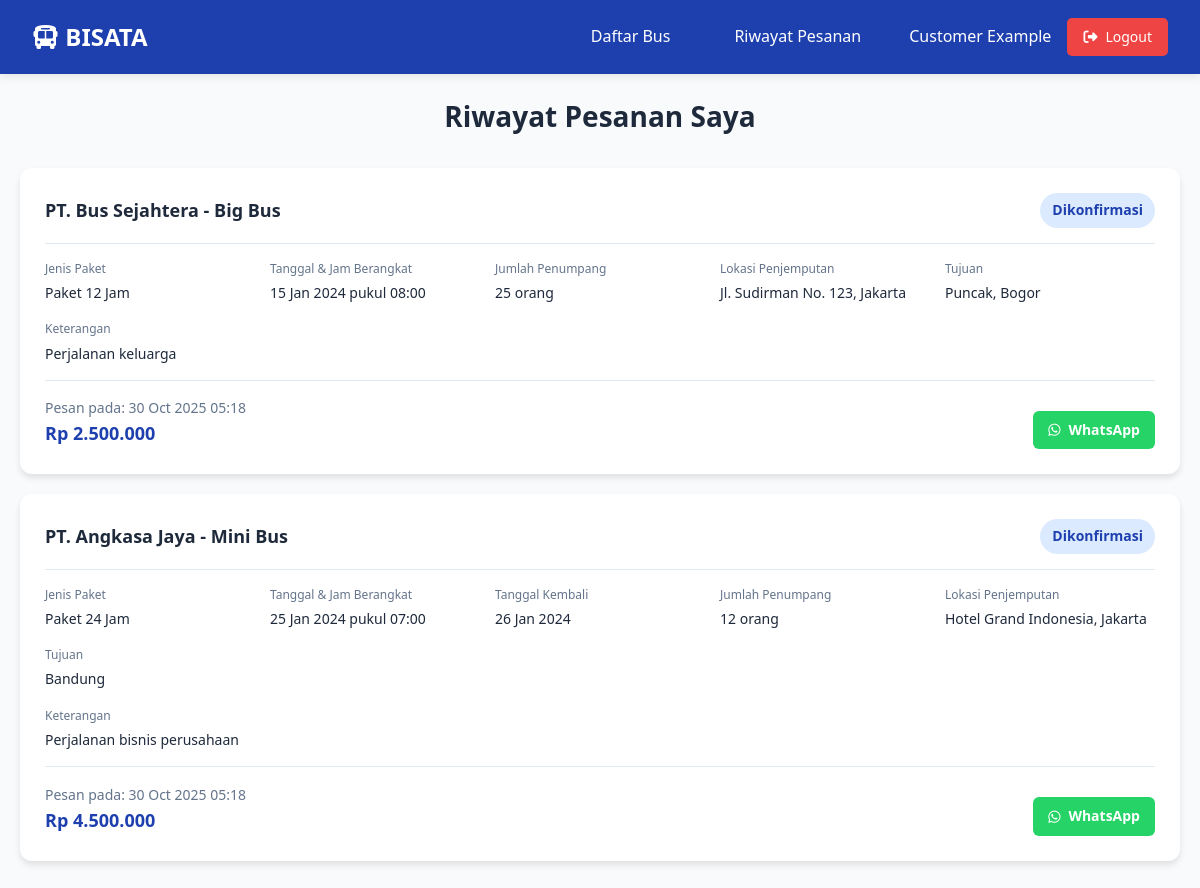
The app's page /user_booking_history.php (signed in) with its own data.
### tables this page shows
CREATE TABLE IF NOT EXISTS datauser (
    id INT AUTO_INCREMENT PRIMARY KEY,
    nama_lengkap VARCHAR(255) NOT NULL,
    username VARCHAR(100) NOT NULL UNIQUE,
    password VARCHAR(255) NOT NULL,
    email VARCHAR(255) NOT NULL UNIQUE,
    nomor_hp VARCHAR(20),
    alamat TEXT,
    level ENUM('admin', 'operator', 'supir', 'customer') DEFAULT 'customer',
    created_at TIMESTAMP DEFAULT CURRENT_TIMESTAMP,
    updated_at TIMESTAMP DEFAULT CURRENT_TIMESTAMP ON UPDATE CURRENT_TIMESTAMP
);

CREATE TABLE IF NOT EXISTS pemesanan (
    id INT AUTO_INCREMENT PRIMARY KEY,
    user_id INT NOT NULL,
    bus_id INT NOT NULL,
    jenis_paket VARCHAR(100) NOT NULL,
    tanggal_berangkat DATE NOT NULL,
    jam_berangkat TIME NOT NULL,
    tanggal_kembali DATE NOT NULL,
    lokasi_penjemputan TEXT NOT NULL,
    tujuan TEXT NOT NULL,
    jumlah_penumpang INT NOT NULL,
    keterangan TEXT,
    total_harga DECIMAL(15,2) NOT NULL,
    status ENUM('Menunggu Konfirmasi', 'Dikonfirmasi', 'Dibatalkan') DEFAULT 'Menunggu Konfirmasi',
    permintaan_edit ENUM('Ya', 'Tidak') DEFAULT 'Tidak',
    permintaan_batal ENUM('Ya', 'Tidak') DEFAULT 'Tidak',
    alasan_batal TEXT,
    data_edit_sebelumnya JSON,
    created_at TIMESTAMP DEFAULT CURRENT_TIMESTAMP,
    updated_at TIMESTAMP DEFAULT CURRENT_TIMESTAMP ON UPDATE CURRENT_TIMESTAMP,
    FOREIGN KEY (user_id) REFERENCES datauser(id) ON DELETE CASCADE,
    FOREIGN KEY (bus_id) REFERENCES bus(id) ON DELETE CASCADE
);

CREATE TABLE IF NOT EXISTS perusahaan_bus (
    id INT AUTO_INCREMENT PRIMARY KEY,
    nama_perusahaan VARCHAR(255) NOT NULL,
    whatsapp_perusahaan VARCHAR(255) NOT NULL,
    created_at TIMESTAMP DEFAULT CURRENT_TIMESTAMP,
    updated_at TIMESTAMP DEFAULT CURRENT_TIMESTAMP ON UPDATE CURRENT_TIMESTAMP
);

CREATE TABLE IF NOT EXISTS bus (
    id INT AUTO_INCREMENT PRIMARY KEY,
    perusahaan_id INT,
    `tipe bus` VARCHAR(255) NOT NULL,
    jenis VARCHAR(100) NOT NULL,
    kapasitas INT NOT NULL,
    status ENUM('Tersedia', 'Dalam Perawatan', 'Tidak Tersedia') DEFAULT 'Tersedia',
    whatsapp_perusahaan VARCHAR(20),
    fasilitas TEXT,
    deskripsi TEXT,
    created_at TIMESTAMP DEFAULT CURRENT_TIMESTAMP,
    updated_at TIMESTAMP DEFAULT CURRENT_TIMESTAMP ON UPDATE CURRENT_TIMESTAMP,
    FOREIGN KEY (perusahaan_id) REFERENCES perusahaan_bus(id) ON DELETE SET NULL
);

### user_booking_history.php (the view, shortened to what this page needs)
<?php
include 'koneksi.php';
$user_id = $_SESSION['user_id'];
$query_booking = "SELECT p.*, b.`tipe bus`, b.jenis, per.nama_perusahaan
                  FROM pemesanan p
                  JOIN bus b ON p.bus_id = b.id
                  JOIN perusahaan_bus per ON b.perusahaan_id = per.id
                  WHERE p.user_id = $user_id
                  ORDER BY p.created_at DESC";
$result_booking = mysqli_query($connect, $query_booking);
?>
<!DOCTYPE html>
<html lang="en">
<head>
    <link rel="stylesheet" href="https://cdnjs.cloudflare.com/ajax/libs/font-awesome/6.4.0/css/all.min.css">
</head>
<body>
    <?php include 'user_navbar.php'; ?>
    <div class="container">
        <h1 class="page-title">Riwayat Pesanan Saya</h1>
        <?php if (mysqli_num_rows($result_booking) > 0): ?>
            <?php while($booking = mysqli_fetch_array($result_booking)): ?>
                <div class="booking-card">
                    <div class="booking-header">
                        <div>
                            <div class="bus-info">
                                <?php echo $booking['nama_perusahaan'] ?> - <?php echo $booking['tipe bus'] ?>
                            </div>
                        </div>
                        <div class="status status-<?php echo strtolower(str_replace(' ', '-', $booking['status'])) ?>">
                            <?php echo $booking['status'] ?>
                        </div>
                    </div>
                    <div class="booking-details">
                        <div class="detail-item">
                            <span class="detail-label">Jenis Paket</span>
                            <span class="detail-value"><?php echo $booking['jenis_paket'] ?></span>
                        </div>
                        <div class="detail-item">
                            <span class="detail-label">Tanggal & Jam Berangkat</span>
                            <span class="detail-value">
                                <?php echo date('d M Y', strtotime($booking['tanggal_berangkat'])) ?>
                                pukul <?php echo date('H:i', strtotime($booking['jam_berangkat'])) ?>
                            </span>
                        </div>
                        <?php if ($booking['tanggal_kembali'] != $booking['tanggal_berangkat']): ?>
                        <div class="detail-item">
                            <span class="detail-label">Tanggal Kembali</span>
                            <span class="detail-value"><?php echo date('d M Y', strtotime($booking['tanggal_kembali'])) ?></span>
                        </div>
                        <?php endif; ?>
                        <div class="detail-item">
                            <span class="detail-label">Jumlah Penumpang</span>
                            <span class="detail-value"><?php echo $booking['jumlah_penumpang'] ?> orang</span>
                        </div>
                        <div class="detail-item">
                            <span class="detail-label">Lokasi Penjemputan</span>
                            <span class="detail-value"><?php echo $booking['lokasi_penjemputan'] ?></span>
                        </div>
                        <div class="detail-item">
                            <span class="detail-label">Tujuan</span>
                            <span class="detail-value"><?php echo $booking['tujuan'] ?></span>
                        </div>
                    </div>
                    <?php if (!empty($booking['keterangan'])): ?>
                        <div class="detail-item" style="margin-bottom: 15px;">
                            <span class="detail-label">Keterangan</span>
                            <span class="detail-value"><?php echo $booking['keterangan'] ?></span>
                        </div>
                    <?php endif; ?>
                    <div class="booking-footer">
                        <div>
                            <div class="booking-date">
                                Pesan pada: <?php echo date('d M Y H:i', strtotime($booking['created_at'])) ?>
                            </div>
                            <div class="price">
                                Rp <?php echo number_format($booking['total_harga'], 0, ',', '.') ?>
                            </div>
                        </div>
                        <div class="action-buttons">
                            <?php
                            $whatsapp_query = "SELECT whatsapp_perusahaan FROM bus WHERE id = " . $booking['bus_id'];
                            $whatsapp_result = mysqli_query($connect, $whatsapp_query);
                            $whatsapp_data = mysqli_fetch_array($whatsapp_result);
                            ?>
                            <?php if (!empty($whatsapp_data['whatsapp_perusahaan'])): ?>
                                <a href="https://wa.me/<?php echo $whatsapp_data['whatsapp_perusahaan'] ?>?text=Halo,%20saya%20ingin%20konfirmasi%20pesanan%20bus%20dengan%20detail:%0A%0A*Pesanan:* <?php echo urlencode($booking['nama_perusahaan'] . ' - ' . $booking['tipe bus']) ?>%0A*Tanggal:* <?php echo urlencode(date('d M Y', strtotime($booking['tanggal_berangkat']))) ?>%0A*Paket:* <?php echo urlencode($booking['jenis_paket']) ?>%0A*Status:* <?php echo urlencode($booking['status']) ?>%0A%0ASaya%20ingin%20konfirmasi%20lebih%20lanjut."
                                   target="_blank"
                                   class="btn-whatsapp">
                                    <i class="fab fa-whatsapp"></i>
                                    WhatsApp
                                </a>
                            <?php endif; ?>
                        </div>
                    </div>
                </div>
            <?php endwhile; ?>
        <?php endif; ?>
    </div>
</body>
</html>

### user_navbar.php (shortened to what this page needs)
<?php
include 'koneksi.php';
$user = null;
if (isset($_SESSION['user_id'])) {
    $user_id = $_SESSION['user_id'];
    $query_user = "SELECT * FROM datauser WHERE id = $user_id";
    $result_user = mysqli_query($connect, $query_user);
    if ($result_user && mysqli_num_rows($result_user) > 0) {
        $user = mysqli_fetch_array($result_user);
    }
}
?>
<nav class="navbar">
    <div class="logo">
        <i class="fas fa-bus"></i> BISATA
    </div>
    <div class="nav-links">
        <a href="user_home.php">Daftar Bus</a>
        <a href="user_booking_history.php">Riwayat Pesanan</a>
        <div class="user-info">
            <?php if (isset($_SESSION['user_id']) && $user): ?>
                <span class="username"><?php echo htmlspecialchars($user['nama_lengkap']); ?></span>
                <a href="index.html" class="logout-btn" onclick="return confirmLogout()">
                    <i class="fas fa-sign-out-alt"></i> Logout
                </a>
            <?php else: ?>
                <a href="login.php" class="login-btn">
                    <i class="fas fa-sign-in-alt"></i> Login
                </a>
            <?php endif; ?>
        </div>
    </div>
</nav>

### user_booking_history.php (style rules this page uses)
* { margin: 0; padding: 0; box-sizing: border-box; font-family: 'Segoe UI', Tahoma, Geneva, Verdana, sans-serif; }
body { background-color: #f8fafc; color: #334155; line-height: 1.6; }
.container { max-width: 1200px; margin: 0 auto; padding: 20px; }
.page-title { font-size: 28px; font-weight: 700; color: #1e293b; margin-bottom: 30px; text-align: center; }
.booking-card { background: white; padding: 25px; border-radius: 12px; box-shadow: 0 4px 6px rgba(0, 0, 0, 0.1); margin-bottom: 20px; }
.booking-header { display: flex; justify-content: space-between; align-items: center; margin-bottom: 15px; padding-bottom: 15px; border-bottom: 1px solid #e2e8f0; }
.bus-info { font-size: 18px; font-weight: 600; color: #1e293b; }
.status { padding: 6px 12px; border-radius: 20px; font-size: 14px; font-weight: 600; }
.status-dikonfirmasi { background: #dbeafe; color: #1e40af; }
.booking-details { display: grid; grid-template-columns: repeat(auto-fit, minmax(200px, 1fr)); gap: 15px; margin-bottom: 15px; }
.detail-item { display: flex; flex-direction: column; }
.detail-label { font-size: 12px; color: #64748b; margin-bottom: 4px; }
.detail-value { font-size: 14px; color: #1e293b; font-weight: 500; }
.price { font-size: 18px; font-weight: 700; color: #1e40af; }
.btn-whatsapp { display: inline-flex; align-items: center; gap: 8px; background: #25D366; color: white; padding: 8px 15px; border-radius: 6px; text-decoration: none; font-size: 14px; font-weight: 600; transition: all 0.3s ease; }
.booking-footer { display: flex; justify-content: space-between; align-items: center; margin-top: 15px; padding-top: 15px; border-top: 1px solid #e2e8f0; }
.booking-date { font-size: 14px; color: #64748b; }
.action-buttons { display: flex; gap: 10px; margin-top: 15px; }

### user_navbar.php (style rules this page uses)
.navbar { background: #1e40af; padding: 1rem 2rem; display: flex; justify-content: space-between; align-items: center; box-shadow: 0 2px 10px rgba(0,0,0,0.1); position: sticky; top: 0; z-index: 1000; }
.logo { color: white; font-size: 1.5rem; font-weight: bold; }
.nav-links { display: flex; align-items: center; gap: 2rem; }
.nav-links a { color: white; text-decoration: none; padding: 0.5rem 1rem; border-radius: 5px; transition: background 0.3s; }
.logout-btn { background: #ef4444; color: white; border: none; padding: 0.5rem 1.5rem; border-radius: 5px; cursor: pointer; text-decoration: none; display: inline-flex; align-items: center; gap: 0.5rem; transition: background 0.3s; font-size: 14px; }
.user-info { color: white; display: flex; align-items: center; gap: 1rem; }
.username { font-weight: 500; }

### records on screen
datauser: nama_lengkap "Customer Example"
pemesanan: perusahaan_bus.nama_perusahaan "PT. Bus Sejahtera", bus "Big Bus", status "Dikonfirmasi", jenis_paket "Paket 12 Jam", tanggal_berangkat "15 Jan 2024", jam_berangkat "08:00", jumlah_penumpang "25", lokasi_penjemputan "Jl. Sudirman No. 123, Jakarta", tujuan "Puncak, Bogor", keterangan "Perjalanan keluarga", created_at "30 Oct 2025 05:18", total_harga "2.500.000"
pemesanan: perusahaan_bus.nama_perusahaan "PT. Angkasa Jaya", bus "Mini Bus", status "Dikonfirmasi", jenis_paket "Paket 24 Jam", tanggal_berangkat "25 Jan 2024", jam_berangkat "07:00", tanggal_kembali "26 Jan 2024", jumlah_penumpang "12", lokasi_penjemputan "Hotel Grand Indonesia, Jakarta", tujuan "Bandung", keterangan "Perjalanan bisnis perusahaan", created_at "30 Oct 2025 05:18", total_harga "4.500.000"
